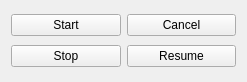
<?xml version="1.0" encoding="UTF-8"?>
<ui version="4.0">
 <class>Widget</class>
 <widget class="QWidget" name="Widget">
  <property name="geometry">
   <rect>
    <x>0</x>
    <y>0</y>
    <width>247</width>
    <height>82</height>
   </rect>
  </property>
  <property name="windowTitle">
   <string>Widget</string>
  </property>
  <layout class="QVBoxLayout" name="verticalLayout">
   <item>
    <layout class="QHBoxLayout" name="horizontalLayout">
     <item>
      <widget class="QPushButton" name="btnStart">
       <property name="text">
        <string>Start</string>
       </property>
      </widget>
     </item>
     <item>
      <widget class="QPushButton" name="btnCancel">
       <property name="text">
        <string>Cancel</string>
       </property>
      </widget>
     </item>
    </layout>
   </item>
   <item>
    <layout class="QHBoxLayout" name="horizontalLayout_2">
     <item>
      <widget class="QPushButton" name="btnStop">
       <property name="text">
        <string>Stop</string>
       </property>
      </widget>
     </item>
     <item>
      <widget class="QPushButton" name="btnResume">
       <property name="text">
        <string>Resume</string>
       </property>
      </widget>
     </item>
    </layout>
   </item>
  </layout>
 </widget>
 <resources/>
 <connections/>
</ui>
